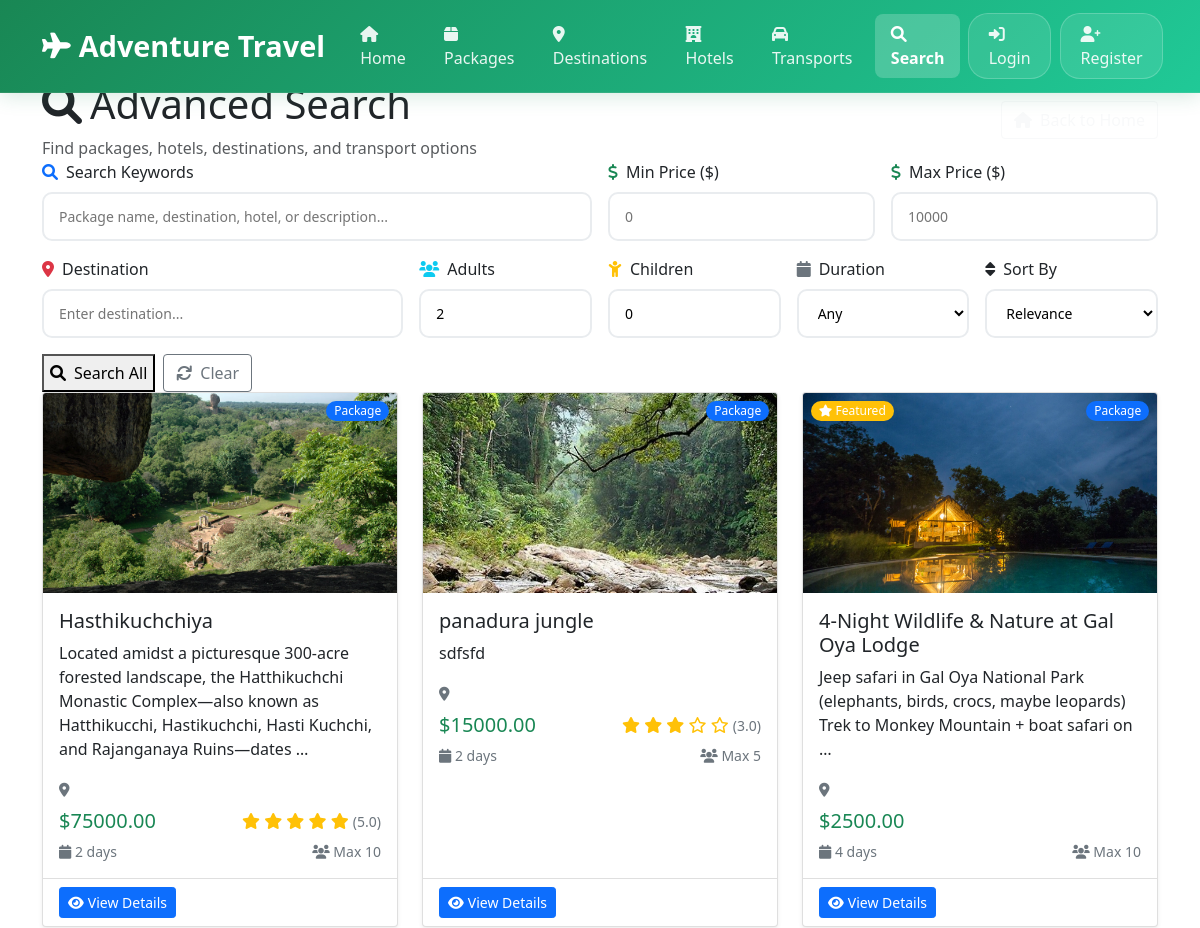
The app's page /search/ (upper part), older data.
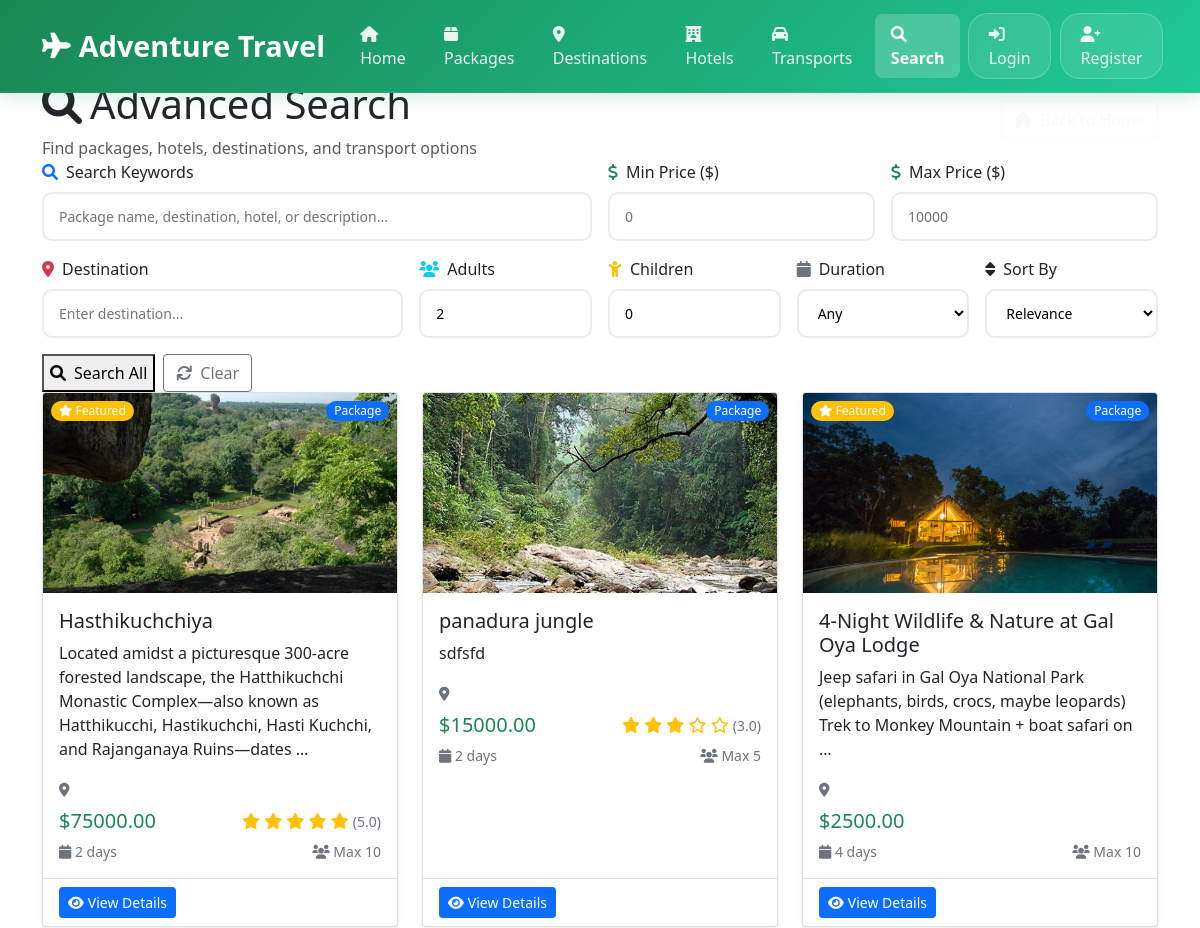
The same page, newer data.
### travel/models.py (models this page shows, shortened)
class Package(models.Model):
    PACKAGE_TYPES = [
        ('tour', 'Tour Package'),
        ('hotel', 'Hotel Package'),
        ('transport', 'Transport Package'),
        ('combo', 'Combo Package'),
    ]
    name = models.CharField(max_length=200)
    destinations = models.ManyToManyField(Destination, related_name='packages', help_text="Destinations included in this package")
    hotels = models.ManyToManyField('Hotel', blank=False, related_name='packages', help_text="Hotels included in this package (At least one hotel must be selected)")
    transports = models.ManyToManyField('Transport', blank=True, related_name='packages', help_text="Transports included in this package")
    package_type = models.CharField(max_length=20, choices=PACKAGE_TYPES)
    description = models.TextField()
    price = models.DecimalField(max_digits=10, decimal_places=2)
    duration_days = models.IntegerField()
    max_people = models.IntegerField()
    includes = models.TextField(help_text="What's included in the package")
    excludes = models.TextField(help_text="What's not included")
    keywords = models.TextField(blank=True, help_text="Keywords/tags for searching, separated by commas (e.g., adventure, luxury, budget, family)")
    image = models.ImageField(upload_to='packages/')
    is_active = models.BooleanField(default=True)
    is_featured = models.BooleanField(default=False, help_text="Mark as featured package")
    created_by = models.ForeignKey(User, on_delete=models.CASCADE)
    created_at = models.DateTimeField(auto_now_add=True)
    updated_at = models.DateTimeField(auto_now=True)
    def average_rating(self):
        reviews = self.review_set.all()
        if reviews:
            return sum([review.rating for review in reviews]) / len(reviews)
        return 0

class Review(models.Model):
    user = models.ForeignKey(User, on_delete=models.CASCADE)
    package = models.ForeignKey(Package, on_delete=models.CASCADE)
    rating = models.IntegerField(validators=[MinValueValidator(1), MaxValueValidator(5)])
    title = models.CharField(max_length=200)
    comment = models.TextField()
    created_at = models.DateTimeField(auto_now_add=True)
    class Meta:
        unique_together = ['user', 'package']

### travel/views.py (the view)
# urls.py: path('search/', views.advanced_search, name='advanced_search'),
def advanced_search(request):
    search_engine = TravelSearchEngine()
    search_query = request.GET.get('search', '') or request.GET.get('destination', '')
    search_type = request.GET.get('type', 'packages')
    filters = {
        'destination': request.GET.get('destination', ''),
        'package_type': request.GET.get('package_type', ''),
        'min_price': request.GET.get('min_price', ''),
        'max_price': request.GET.get('max_price', ''),
        'duration_days': request.GET.get('duration', ''),
        'adults': request.GET.get('adults', '2'),
        'children': request.GET.get('children', '0'),
        'star_rating': request.GET.get('star_rating', ''),
        'transport_type': request.GET.get('transport_type', ''),
        'from_destination': request.GET.get('from_destination', ''),
        'to_destination': request.GET.get('to_destination', ''),
        'start_date': request.GET.get('start_date', ''),
        'end_date': request.GET.get('end_date', ''),
        'sort_by': request.GET.get('sort', 'relevance')
    }
    try:
        total_travelers = int(filters['adults']) + int(filters['children'])
        filters['max_people'] = total_travelers
    except (ValueError, TypeError):
        pass
    try:
        packages = search_engine.search_packages(search_query, filters)
        sort_by = filters['sort_by']
        if sort_by == 'price_low':
            packages = packages.order_by('price', '-relevance_score')
        elif sort_by == 'price_high':
            packages = packages.order_by('-price', '-relevance_score')
        elif sort_by == 'rating':
            packages = packages.annotate(avg_rating=Avg('review__rating')).order_by('-avg_rating', '-relevance_score')
        elif sort_by == 'duration':
            packages = packages.order_by('duration_days', '-relevance_score')
        elif sort_by == 'name':
            packages = packages.order_by('name')
        paginator = Paginator(packages, 12)
        page_number = request.GET.get('page')
        page_obj = paginator.get_page(page_number)
        destinations = Destination.objects.filter(is_active=True)
        search_suggestions = search_engine.get_search_suggestions(search_query) if search_query else []
        search_keywords = search_engine.clean_search_query(search_query)
        template = loader.get_template('travel/advanced_search.html')
        context = {
            'page_obj': page_obj,
            'destinations': destinations,
            'search_query': search_query,
            'search_type': search_type,
            'filters': filters,
            'search_suggestions': search_suggestions,
            'search_keywords': search_keywords,
            'total_results': packages.count(),
        }
        return HttpResponse(template.render(context, request))
    except Exception as e:
        try:
            packages = Package.objects.filter(is_active=True)
            if search_query:
                packages = packages.filter(
                    Q(name__icontains=search_query) |
                    Q(description__icontains=search_query) |
                    Q(destination__name__icontains=search_query) |
                    Q(destination__city__icontains=search_query) |
                    Q(destination__country__icontains=search_query)
                )
            if filters['destination']:
                packages = packages.filter(
                    Q(destination__name__icontains=filters['destination']) |
                    Q(destination__city__icontains=filters['destination']) |
                    Q(destination__country__icontains=filters['destination'])
                )
            if filters['min_price']:
                try:
                    packages = packages.filter(price__gte=float(filters['min_price']))
                except ValueError:
                    pass
            if filters['max_price']:
                try:
                    packages = packages.filter(price__lte=float(filters['max_price']))
                except ValueError:
                    pass
            if filters['duration_days']:
                try:
                    packages = packages.filter(duration_days=int(filters['duration_days']))
                except ValueError:
                    pass
            if filters['package_type']:
                packages = packages.filter(package_type=filters['package_type'])
            sort_by = filters['sort_by']
            if sort_by == 'price_low':
                packages = packages.order_by('price')
            elif sort_by == 'price_high':
                packages = packages.order_by('-price')
            elif sort_by == 'rating':
                packages = packages.annotate(avg_rating=Avg('review__rating')).order_by('-avg_rating')
            elif sort_by == 'duration':
                packages = packages.order_by('duration_days')
            elif sort_by == 'name':
                packages = packages.order_by('name')
            else:
                packages = packages.order_by('-is_featured', '-created_at')
            paginator = Paginator(packages, 12)
            page_number = request.GET.get('page')
            page_obj = paginator.get_page(page_number)
            destinations = Destination.objects.filter(is_active=True)
            template = loader.get_template('travel/advanced_search.html')
            context = {
                'page_obj': page_obj,
                'destinations': destinations,
                'search_query': search_query,
                'search_type': search_type,
                'filters': filters,
                'search_suggestions': [],
                'search_keywords': search_query.split() if search_query else [],
                'total_results': packages.count(),
                'error': str(e) if search_query else None,
            }
            return HttpResponse(template.render(context, request))
        except Exception as fallback_error:
            template = loader.get_template('travel/advanced_search.html')
            context = {
                'page_obj': None,
                'destinations': [],
                'search_query': search_query,
                'search_type': search_type,
                'filters': filters,
                'search_suggestions': [],
                'search_keywords': [],
                'total_results': 0,
                'error': f'Search error: {str(fallback_error)}',
            }
            return HttpResponse(template.render(context, request))
            if filters.get('destination'):
                packages = packages.filter(
                    Q(destination__name__icontains=filters['destination']) |
                    Q(destination__city__icontains=filters['destination']) |
                    Q(destination__country__icontains=filters['destination'])
                )
            if filters.get('min_price'):
                try:
                    packages = packages.filter(price__gte=float(filters['min_price']))
                except (ValueError, TypeError):
                    pass
            if filters.get('max_price'):
                try:
                    packages = packages.filter(price__lte=float(filters['max_price']))
                except (ValueError, TypeError):
                    pass
            if filters.get('max_people'):
                try:
                    packages = packages.filter(max_people__gte=int(filters['max_people']))
                except (ValueError, TypeError):
                    pass
            packages = packages.order_by('name')
            paginator = Paginator(packages, 12)
            page_number = request.GET.get('page')
            page_obj = paginator.get_page(page_number)
            destinations = Destination.objects.filter(is_active=True)
            template = loader.get_template('travel/advanced_search.html')
            context = {
                'page_obj': page_obj,
                'destinations': destinations,
                'search_query': search_query,
                'search_type': search_type,
                'filters': filters,
                'search_suggestions': [],
                'search_keywords': [],
                'total_results': packages.count(),
            }
            return HttpResponse(template.render(context, request))
        except Exception as fallback_error:
            template = loader.get_template('travel/advanced_search.html')
            context = {
                'page_obj': None,
                'destinations': [],
                'search_query': search_query,
                'search_type': search_type,
                'filters': filters,
                'search_suggestions': [],
                'search_keywords': [],
                'total_results': 0,
                'error': 'Search temporarily unavailable. Please try again later.'
            }
            return HttpResponse(template.render(context, request))

### travel/context_processors.py (called while the page is built)
def user_profile(request):
    if request.user.is_authenticated:
        try:
            profile, created = UserProfile.objects.get_or_create(user=request.user)
            return {'user_profile': profile}
        except:
            return {'user_profile': None}
    return {'user_profile': None}

### travel/search.py (called while the page is built, shortened)
    def clean_search_query(self, query):
        if not query:
            return []
        query = query.lower()
        query = re.sub(r'[^\w\s]', ' ', query)
        words = [word.strip() for word in query.split() if word.strip()]
        keywords = [word for word in words if word not in self.stop_words and len(word) > 2]
        return keywords

    def search_packages(self, query, filters=None):
        packages = Package.objects.filter(is_active=True)
        if not query:
            return packages

### travel/templates/travel/advanced_search.html (shortened to what the changed rows need)
{% extends 'travel/base.html' %}
{% load static %}
{% block content %}
<div class="search-header">
    <div class="container">
        <div class="row align-items-center">
            <div class="col-md-8">
                <h1 class="mb-2">
                    <i class="fas fa-search me-2"></i>Advanced Search
                </h1>
            </div>
        </div>
    </div>
</div>
<div class="container">
    {% if page_obj %}
        <div class="row">
            {% for package in page_obj %}
                <div class="col-lg-4 col-md-6 mb-4">
                    <div class="card h-100 shadow-sm">
                        <div class="position-relative">
                            {% if package.is_featured %}
                                <span class="badge bg-warning position-absolute top-0 start-0 m-2 z-index-1">
                                    <i class="fas fa-star"></i> Featured
                                </span>
                            {% endif %}
                            <span class="badge bg-primary position-absolute top-0 end-0 m-2 z-index-1">
                                Package
                            </span>
                            {% if package.image %}
                                <img src="{{ package.image.url }}" class="card-img-top" alt="{{ package.name }}" style="height: 200px; object-fit: cover;">
                            {% else %}
                                <div class="card-img-top bg-light d-flex align-items-center justify-content-center" style="height: 200px;">
                                    <i class="fas fa-suitcase fa-3x text-muted"></i>
                                </div>
                            {% endif %}
                        </div>
                        <div class="card-body">
                            <h5 class="card-title">{{ package.name }}</h5>
                            <p class="card-text">{{ package.description|truncatewords:20 }}</p>
                            <div class="mb-2">
                                <small class="text-muted">
                                    <i class="fas fa-map-marker-alt"></i> {{ package.destination.name }}
                                </small>
                            </div>
                            <div class="d-flex justify-content-between align-items-center mb-2">
                                <span class="h5 text-success mb-0">${{ package.price }}</span>
                                {% if package.average_rating > 0 %}
                                    <div class="rating">
                                        {% for i in "12345" %}
                                            {% if forloop.counter <= package.average_rating %}
                                                <i class="fas fa-star text-warning"></i>
                                            {% else %}
                                                <i class="far fa-star text-warning"></i>
                                            {% endif %}
                                        {% endfor %}
                                        <small class="text-muted">({{ package.average_rating|floatformat:1 }})</small>
                                    </div>
                                {% endif %}
                            </div>
                            <div class="d-flex justify-content-between align-items-center">
                                <small class="text-muted">
                                    <i class="fas fa-calendar"></i> {{ package.duration_days }} day{{ package.duration_days|pluralize }}
                                </small>
                                <small class="text-muted">
                                    <i class="fas fa-users"></i> Max {{ package.max_people }}
                                </small>
                            </div>
                        </div>
                        <div class="card-footer bg-transparent">
                            <div class="d-flex justify-content-between align-items-center">
                                <a href="{% url 'package_detail' package.id %}" class="btn btn-primary btn-sm">
                                    <i class="fas fa-eye me-1"></i>View Details
                                </a>
                            </div>
                        </div>
                    </div>
                </div>
            {% endfor %}
        </div>
    {% endif %}
</div>
{% endblock %}

Row changes from the older to the newer data that the page shows:
changed Package "Hasthikuchchiya": now shows "Featured"
